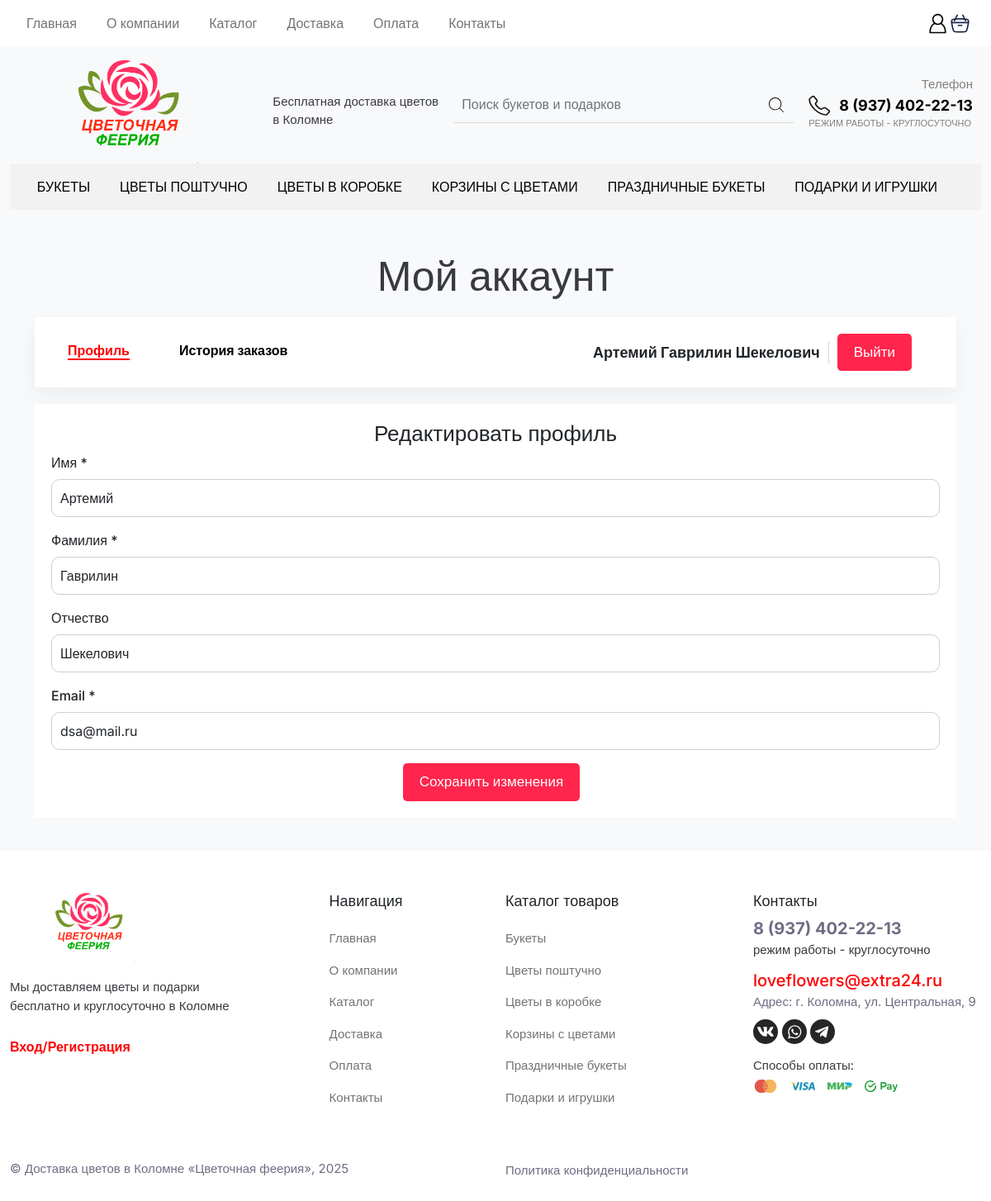
The app's page /profile.php (signed in) with its own data.
### tables this page shows
CREATE TABLE `Users` (
  `id` int NOT NULL,
  `Name` varchar(50) NOT NULL,
  `Surname` varchar(50) NOT NULL,
  `Lastname` varchar(50) NOT NULL,
  `email` varchar(100) NOT NULL,
  `password` varchar(100) NOT NULL,
  `role` int NOT NULL
);

### objects/user.php (called while the page is built, shortened)
<?php
class User
{
    private $conn;
    private $table_name = "Users";
    public $id;
    public function __construct($db)
    {
        $this->conn = $db;
    }
    public function readOne()
    {
        $query = "SELECT name, surname, lastname, email FROM " . $this->table_name . " WHERE id = ? LIMIT 0,1";
        $stmt = $this->conn->prepare($query);
        $stmt->bindParam(1, $this->id);
        $stmt->execute();
        $row = $stmt->fetch(PDO::FETCH_ASSOC);
        $this->name = $row['name'];
        $this->surname = $row['surname'];
        $this->lastname = $row['lastname'];
        $this->email = $row['email'];
    }
}
?>

### profile.php (the view, shortened to what this page needs)
<?php
include_once "objects/user.php";
$database = new Database();
$db = $database->getConnection();
if (isset($_SESSION['id'])) {
    $user = new User($db);
    $user->id = $_SESSION['id'];
    $user->readOne();
}
?>
<!DOCTYPE html>
<html lang="en">
<head>
    <link href="https://cdn.jsdelivr.net/npm/bootstrap@5.0.2/dist/css/bootstrap.min.css" rel="stylesheet"
>
    <link rel="stylesheet" href="css/style.css">
    <link rel="stylesheet" href="https://cdn.jsdelivr.net/npm/bootstrap@5.1.3/dist/css/bootstrap.min.css"
>
    <link href="https://cdn.jsdelivr.net/npm/bootstrap@5.0.2/dist/css/bootstrap.min.css" rel="stylesheet"
>
</head>
<body>
    <?php include_once "components/header.php" ?>
    <section id="profile" class="bg-light">
        <div class="container">
            <h2 class="max-title">Мой аккаунт</h2>
            <div class="profile-menu">
                <div class="row w-100">
                    <div class="col-lg-6">
                        <div class="profile-left-menu">
                            <nav class="navbar navbar-expand-lg navbar-light">
                                <ul class="navbar-nav flex-row">
                                    <li class="nav-item">
                                        <a class="nav-link-profile" href="profile.php"
                                            style="color:red; border-bottom:2px solid red;">Профиль</a>
                                    </li>
                                    <li class="nav-item">
                                        <a class="nav-link-profile" href="orders_history.php">История заказов</a>
                                    </li>
                                </ul>
                            </nav>
                        </div>
                    </div>
                    <div class="col-lg-6">
                        <div class="profile-right-menu d-flex justify-content-center justify-content-lg-end">
                            <? echo '<div class="user-name">' . $user->name . ' ' . $user->surname . ' ' . $user->lastname . '</div>'; ?>
                            <button class="profile-btn btn btn-danger"
                                onclick="location.href='logout.php'">Выйти</button>
                        </div>
                    </div>
                </div>
            </div>
            <div class="profile-form">
                <h2 class="text-center" style="font-size:26px">Редактировать профиль</h2>
                <form action="#" method="POST" onsubmit="setTimeout(function(){ location.reload(); }, 2000);">
                    <div class="mb-3">
                        <label for="first_name" class="form-label">Имя *</label>
                        <input type="text" id="first_name" name="first_name" class="form-control"
                            value="<?php echo htmlspecialchars($user->name); ?>">
                    </div>
                    <div class="mb-3">
                        <label for="last_name" class="form-label">Фамилия *</label>
                        <input type="text" id="last_name" name="last_name" class="form-control"
                            value="<?php echo htmlspecialchars($user->surname); ?>">
                    </div>
                    <div class="mb-3">
                        <label for="middle_name" class="form-label">Отчество </label>
                        <input type="text" id="middle_name" name="middle_name" class="form-control"
                            value="<?php echo htmlspecialchars($user->lastname); ?>">
                    </div>
                    <div class="mb-3">
                        <label for="email" class="form-label">Email *</label>
                        <input type="email" id="email" name="email" class="form-control"
                            value="<?php echo htmlspecialchars($user->email); ?>">
                    </div>
                    <div class="text-center">
                        <button type="submit" id="saveButton" class="profile-btn btn btn-danger"
                            name="save_profile">Сохранить изменения</button>
                    </div>
                </form>
            </div>
        </div>
    </section>
    <?php require_once "components/footer.php"; ?>
</body>
</html>

### css/style.css (style rules this page uses)
* { box-sizing: border-box; }
body { font-family: 'Inter', sans-serif !important; line-height: 1.5 !important; }
.navbar { justify-content: space-between !important; }
.nav-item { margin-right: 20px; }
.btn-danger { padding: 15px 20px !important; color: #fff !important; background-color: #ff254c !important; font-size: 15px !important; border: none !important; font-weight: 500 !important; border-radius: 5px !important; margin-right: 10px !important; }
.max-title { text-align: center; font-size: 40px; margin-bottom: 20px; font-weight: 500; color: #383a3e; }
.form-control { padding: 10px; border-radius: 10px; border: 1px solid #cfcfcf; }
label { margin-bottom: .5rem; }
.form-label { font-weight: 500; }
#profile { padding-top: 40px; padding-bottom: 40px; }
.profile-menu { background-color: #fff; box-shadow: 0 10px 29px 0 rgba(0, 0, 0, .05); padding: 20px; margin-bottom: 20px; display: flex; justify-content: space-between; }
.profile-right-menu { align-items: center; }
.user-name { font-size: 18px; font-weight: 700; border-right: 1px solid #D5D5D5; padding-right: 10px; margin-right: 10px; }
.nav-link-profile { color: #000; font-weight: 700; margin: 0 20px; text-decoration: none; }
.profile-form { background-color: #fff; padding: 20px; }
.profile-btn { padding: 10px 20px !important; background: var(--redcolor); color: #fff !important; font-size: 17px !important; font-weight: 500 !important; border-radius: 5px !important; border: none !important; cursor: pointer !important; }
.max-title { text-align: center; font-size: 50px; margin-bottom: 20px; color: #383A3E; }

### records on screen
users: Name "Артемий", Surname "Гаврилин", Lastname "Шекелович", first_name "Артемий", last_name "Гаврилин", middle_name "Шекелович", email "dsa@mail.ru"
